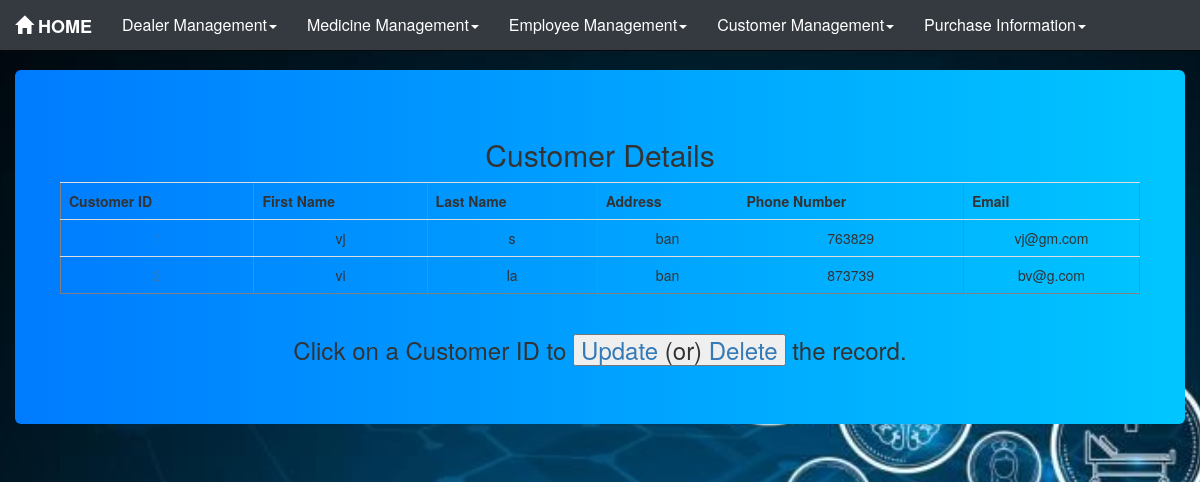
/pharmacy/custtable/, run on the app's committed database.
### pharmacy/models.py (models this page shows, shortened)
class Customer(models.Model):
    fname = models.CharField(max_length=30)
    lname = models.CharField(max_length=30)
    address = models.CharField(max_length=100)
    phn_no = models.BigIntegerField()
    email = models.CharField(max_length=50)

### pharmacy/views.py (the view)
# urls.py: path('custtable/', views.custtable, name='custtable'),
def custtable(request):
    cust = Customer.objects.all()
    dict = {"cust": cust}
    return render(request, 'pharmacy/custtable.html', dict)

### pharmacy/templates/pharmacy/custtable.html (shortened to what this page needs)
{% load static %}
<!DOCTYPE html>
<html lang="en">
<head>
    <link rel="stylesheet" href="{% static 'pharmacy/css/style.css' %}">
    <link rel="stylesheet" href="https://maxcdn.bootstrapcdn.com/bootstrap/3.4.1/css/bootstrap.min.css">
</head>
<body>
     <nav class="navbar navbar-inverse navbar-fixed-top">
        <div class="container-fluid">
            <div class="navbar-header">
                <a href="/pharmacy/" class="navbar-brand">
                    <span class="glyphicon glyphicon-home"></span>
                        HOME
                </a>
            </div>
            <div class="collapse navbar-collapse" id="thisnav">
                <ul class="nav navbar-nav">
                    <li class="dropdown">
                        <a href="#" class="dropdown-toggle" data-toggle="dropdown">Dealer Management<b class="caret"></b></a>
                        </li>
                    </ul>
                    <ul class="nav navbar-nav">
                        <li class="dropdown">
                                <a href="#" class="dropdown-toggle" data-toggle="dropdown">Medicine Management<b class="caret"></b></a>
                        </li>
                    </ul>
                    <ul class="nav navbar-nav">
                        <li class="dropdown">
                            <a href="#" class="dropdown-toggle" data-toggle="dropdown">Employee Management<b class="caret"></b></a>
                        </li>
                    </ul>
                    <ul class="nav navbar-nav">
                        <li class="dropdown">
                            <a href="#" class="dropdown-toggle" data-toggle="dropdown">Customer Management<b class="caret"></b></a>
                        </li>
                    </ul>
                    <ul class="nav navbar-nav">
                        <li class="dropdown">
                            <a href="#" class="dropdown-toggle" data-toggle="dropdown">Purchase Information<b class="caret"></b></a>
                        </li>
                    </ul>
            </div>
        </div>
    </nav>
<div class="container-fluid martop7">
    <div class="jumbotron jumcust">
        <h2>Customer Details</h2>
        <div class="row">
            <div class="col-md-1">
            </div>
            <table border="1" class="col-md-10 table table-hover table-responsive">
                <tr>
                    <th>Customer ID</th>
                    <th>First Name</th>
                    <th>Last Name</th>
                    <th>Address</th>
                    <th>Phone Number</th>
                    <th>Email</th>
                </tr>
                {% for foo in cust %}
                    <tr>
                        <td class="idlink"><a href="/pharmacy/custformview{{ foo.id }}/">{{ foo.id }}</a></td>
                        <td>{{ foo.fname }}</td>
                        <td>{{ foo.lname }}</td>
                        <td>{{ foo.address }}</td>
                        <td>{{ foo.phn_no }}</td>
                        <td>{{ foo.email }}</td>
                    </tr>
                {% endfor %}
            </table>
        </div>
        <footer><h3>Click on a Customer ID to <button style="pointer: cursor;"><a href="custormformupdate?id=">Update</a> (or) <a href="customerfromdelete?id=">Delete</a> </button> the record.</h3></footer>
    </div>
</div>
</body>
</html>

### pharmacy/static/pharmacy/css/style.css (style rules this page uses)
body { font-family: Arial, sans-serif; background-color: #f8f9fa; padding-top: 70px; background: url('images/bghome.jpg') no-repeat center center fixed; background-size: cover; }
.navbar { background-color: #343a40 !important; border: none; }
.navbar-inverse .navbar-brand { color: #ffffff !important; font-weight: bold; font-size: 18px; }
.navbar-inverse .navbar-nav > li > a { color: #ffffff !important; font-size: 16px; }
.jumbotron { background: linear-gradient(to right, #007bff, #00c6ff); color: white; padding: 40px; text-align: center; border-radius: 10px; position: relative; top: 0; width: 100%; }

### data on the page
Customer: fname "vj", lname "s", address "ban", phn_no "763829", email "vj@gm.com"
Customer: fname "vi", lname "la", address "ban", phn_no "873739", email "bv@g.com"
